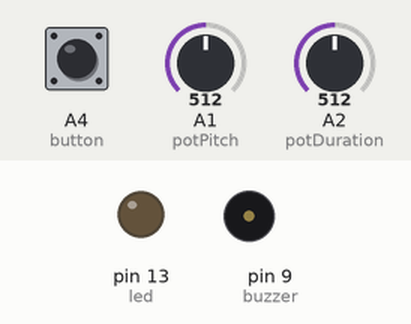
This sketch was run on a simulated Arduino Uno, built with avr-gcc and run on an emulated ATmega328P. Shown: output pins drawn as LEDs (lit = HIGH), buzzer (waves = sounding). Inputs (shaded band) come from the test bench; at power-on: A4 (button) HIGH, A1 (potPitch) = 512, A2 (potDuration) = 512.

Above: at 1.2 s.
1.3 s: A4 (button) pulled LOW for 0.15 s
At 4.4 s:
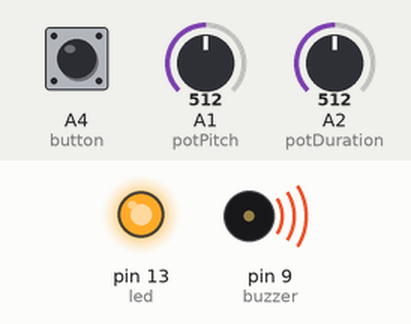
At 5.05 s:
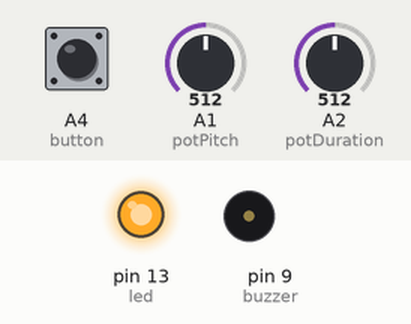
Timing chart, 0 to 10.3 s (numbered marks = the images above; inputs shaded):
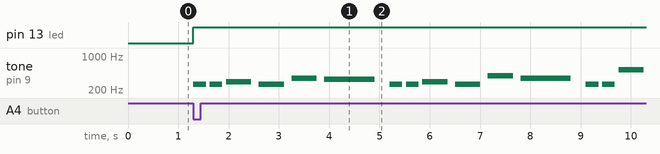

The sketch:

Pitch_controller_withpotentialmeters.ino
```cpp
const int potPitch = A1;
const int potDuration = A2;
const int button = A4;
const int buzzer = 9;
const int led = 13;

// Note frequencies
#define NOTE_C4  262
#define NOTE_D4  294
#define NOTE_E4  330
#define NOTE_F4  349
#define NOTE_G4  392
#define NOTE_A4  440
#define NOTE_B4  494
#define NOTE_AS4 466
#define NOTE_C5  523

// Happy Birthday melody
int melody[] = {
  NOTE_C4, NOTE_C4, NOTE_D4, NOTE_C4, NOTE_F4, NOTE_E4,
  NOTE_C4, NOTE_C4, NOTE_D4, NOTE_C4, NOTE_G4, NOTE_F4,
  NOTE_C4, NOTE_C4, NOTE_C5, NOTE_A4, NOTE_F4, NOTE_E4, NOTE_D4,
  NOTE_AS4, NOTE_AS4, NOTE_A4, NOTE_F4, NOTE_G4, NOTE_F4
};

// Note durations (milliseconds)
int durations[] = {
  250, 250, 500, 500, 500, 1000,
  250, 250, 500, 500, 500, 1000,
  250, 250, 500, 500, 500, 500, 1000,
  250, 250, 500, 500, 500, 1000
};

const int notesCount = sizeof(melody) / sizeof(melody[0]);

void setup() {
  pinMode(potPitch, INPUT);
  pinMode(potDuration, INPUT);
  pinMode(button, INPUT_PULLUP);
  pinMode(buzzer, OUTPUT);
  pinMode(led, OUTPUT);
}

void loop() {
  int buttonState = digitalRead(button);

  if (buttonState == LOW) { // Button pressed
    digitalWrite(led, HIGH);

    for (int i = 0; i < notesCount; i++) {
      // Read pots before each note for real-time control
      int pitchControl = analogRead(potPitch);
      int tempoControl = analogRead(potDuration);

      float pitchFactor = map(pitchControl, 0, 1023, 80, 120) / 100.0;  // 0.8x to 1.2x pitch
      float tempoFactor = map(tempoControl, 0, 1023, 50, 150) / 100.0;  // 0.5x to 1.5x tempo

      int noteFreq = melody[i] * pitchFactor;
      int noteDuration = durations[i] * tempoFactor;

      tone(buzzer, noteFreq, noteDuration);

      delay(noteDuration * 1.3);  // pause between notes
    }

    digitalWrite(led, LOW);
    delay(500); // debounce delay
  } else {
    digitalWrite(led, LOW);
    noTone(buzzer);
  }

  delay(50);
}
```

Measured:
- after the input at 1.3 s, pin 13 (led): LOW → HIGH at once; tone on pin 9 (buzzer): plays 262 Hz for 0.25 s, 262 Hz for 0.25 s, 294 Hz for 0.50 s, 262 Hz for 0.50 s, 349 Hz for 0.50 s, 330 Hz for 1.0 s … (15 notes in this stretch), starting at once
